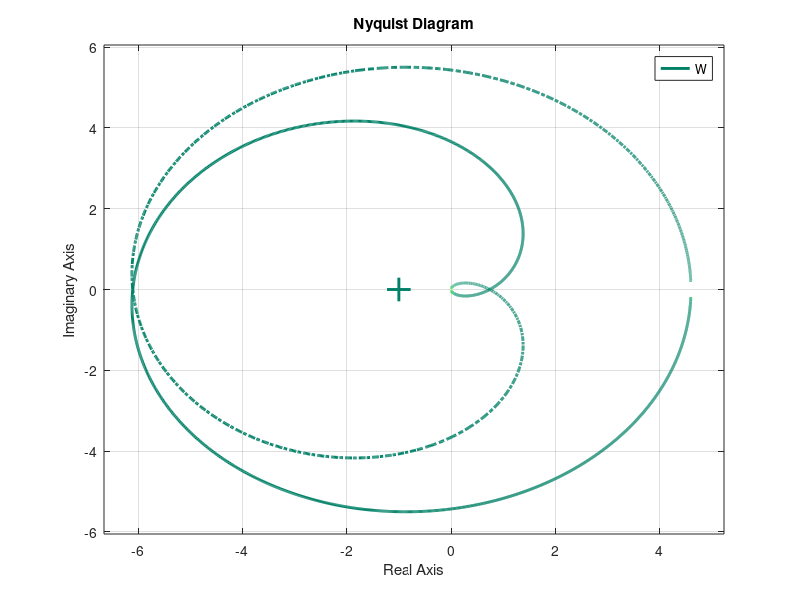

Source code (MATLAB): (Note: this script raises an error after producing the figure.)
num = [3 0 -285 -990 552]; den = conv(conv(conv([1 1],[1 2]),[1 3]), conv([1 4],[1 5]));
W = tf(num, den);
w = logspace(-2, 3, 5000);

figure('Color','w','Position',[100 100 600 400])
nyquist(W, w)

h = findobj(gca,'Type','line');
set(h,'LineWidth',3,'Color',[0, 0.5, 0.4])

h_patch = findall(gca,'Type','patch');
set(h_patch,'LineWidth',3.5)
set(h_patch,'EdgeColor',[0 0.5 0.4])


h_mark = findall(gca,'Type','line','-property','Marker');
set(h_mark,'LineWidth',2.1,'MarkerSize',17)


xl = xlim; xlim([xl(1) xl(2)+0.1])
ax = gca; ax.LineWidth = 1.5; ax.FontSize = 13;
ax.XColor = [0.3, 0.3, 0.3]; ax.YColor = [0.3, 0.3, 0.3];
box on;
ax.GridColor = [0.9, 0.9, 0.9]; ax.GridAlpha = 0.4; 
ax.MinorGridColor = [0.95, 0.95, 0.95];ax.MinorGridAlpha = 0.1;

ax = findall(gcf,'Type','axes');
set(get(ax(1),'XLabel'),'FontSize',12)
set(get(ax(1),'YLabel'),'FontSize',12)
set(get(ax(1),'Title'),'FontSize',14)


set(findall(gcf, '-property', 'FontName'), 'FontName', 'DejaVu Math TeX Gyre');

exportgraphics(gcf,'../../../images/task1/o2/GNA.png','Resolution',300)
exportgraphics(gcf,'../../../images/task1/o2/GNA.pdf','ContentType','vector')
